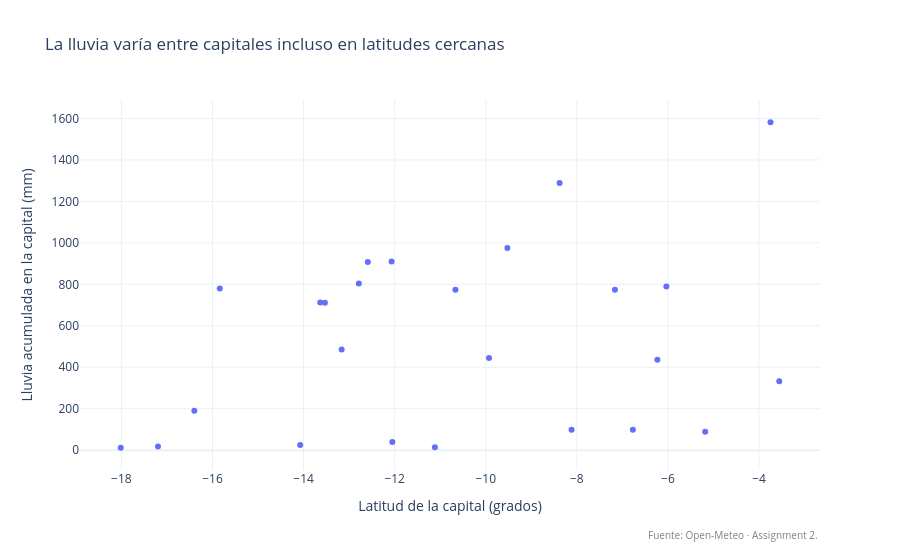

Notebook source saved alongside this figure:
### Markdown cell above
#### **Paso 4.** Crear gráfico interactivo de dispersión

### Code cell
fig_dispersion = px.scatter(
    df, x="latitud", y="lluvia_total_mm", hover_name="departamento",
    hover_data=["capital"],
    title="La lluvia varía entre capitales incluso en latitudes cercanas",
    labels={"latitud": "Latitud de la capital (grados)",
            "lluvia_total_mm": "Lluvia acumulada en la capital (mm)"},
    template="plotly_white"
)
fig_dispersion.update_layout(margin=dict(b=90), annotations=[dict(
    text="Fuente: Open-Meteo · Assignment 2.",
    xref="paper", yref="paper", x=1, y=-0.20, xanchor="right", showarrow=False,
    font=dict(size=10, color="gray")
)])
fig_dispersion.show()

### Figure 1 — Plotly figure (JSON) as saved in the notebook; plotly's stock layout.template omitted (floating-point values rounded to 4 significant figures)
{"data": [{"customdata": [["Chachapoyas"], ["Huaraz"], ["Abancay"], ["Arequipa"], ["Ayacucho"], ["Cajamarca"], ["Callao"], ["Cusco"], ["Huancavelica"], ["Huánuco"], ["Ica"], ["Huancayo"], ["Trujillo"], ["Chiclayo"], ["Huacho"], ["Iquitos"], ["Puerto Maldonado"], ["Moquegua"], ["Cerro de Pasco"], ["Piura"], ["Puno"], ["Moyobamba"], ["Tacna"], ["Tumbes"], ["Pucallpa"]], "hovertemplate": "<b>%{hovertext}</b><br><br>Latitud de la capital (grados)=%{x}<br>Lluvia acumulada en la capital (mm)=%{y}<br>capital=%{customdata[0]}<extra></extra>", "hovertext": ["Amazonas", "Áncash", "Apurímac", "Arequipa", "Ayacucho", "Cajamarca", "Callao", "Cusco", "Huancavelica", "Huánuco", "Ica", "Junín", "La Libertad", "Lambayeque", "Lima", "Loreto", "Madre de Dios", "Moquegua", "Pasco", "Piura", "Puno", "San Martín", "Tacna", "Tumbes", "Ucayali"], "legendgroup": "", "marker": {"color": "#636efa", "symbol": "circle"}, "mode": "markers", "name": "", "orientation": "v", "showlegend": false, "type": "scatter", "x": [-6.232, -9.526, -13.63, -16.4, -13.16, -7.164, -12.05, -13.53, -12.79, -9.929, -14.08, -12.07, -8.116, -6.77, -11.12, -3.748, -12.59, -17.2, -10.67, -5.182, -15.84, -6.034, -18.01, -3.556, -8.379], "xaxis": "x", "y": [436.5, 975.3, 711.8, 189.9, 485.1, 773.3, 39.2, 710.7, 803.8, 444.8, 25.1, 910.4, 98.9, 98.8, 13.9, 1582.0, 908.0, 17.8, 774.0, 89.2, 779.5, 789.8, 11.5, 332.3, 1289.0], "yaxis": "y"}], "layout": {"annotations": [{"font": {"color": "gray", "size": 10}, "showarrow": false, "text": "Fuente: Open-Meteo · Assignment 2.", "x": 1, "xanchor": "right", "xref": "paper", "y": -0.2, "yref": "paper"}], "legend": {"tracegroupgap": 0}, "margin": {"b": 90}, "title": {"text": "La lluvia varía entre capitales incluso en latitudes cercanas"}, "xaxis": {"anchor": "y", "domain": [0, 1], "title": {"text": "Latitud de la capital (grados)"}}, "yaxis": {"anchor": "x", "domain": [0, 1], "title": {"text": "Lluvia acumulada en la capital (mm)"}}}}
